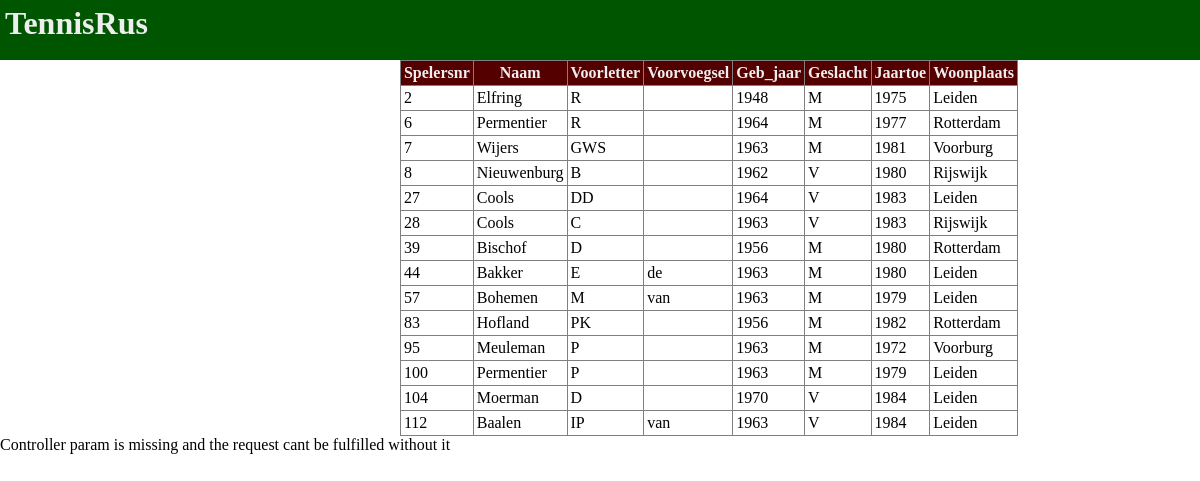
The page / on the database its author committed.
### tables this page shows
CREATE TABLE IF NOT EXISTS `spelers` (
  `spelersnr` INT NOT NULL,
  `naam` VARCHAR(25) NOT NULL,
  `voorletter` VARCHAR(3) NOT NULL,
  `voorvoegsel` VARCHAR(5) NOT NULL,
  `geb_jaar` SMALLINT NOT NULL,
  `geslacht` CHAR NOT NULL,
  `jaartoe` SMALLINT NOT NULL,
  `woonplaats` VARCHAR(25) NOT NULL,
  PRIMARY KEY (`spelersnr`),
  UNIQUE INDEX `Spelersnr_UNIQUE` (`spelersnr` ASC));

### Model/MainModel.php (called while the page is built)
<?php
class MainModel {
    function __construct() {
        $this->DataHandler = new DataHandler(DB_HOST, DB_NAME, DB_USERNAME, DB_PASS, DB_TYPE);
        $this->HtmlElements = new HtmlElements();
    }
    public function selectAll() {
        $data = $this->DataHandler->readData(
            "SELECT *
            FROM spelers"
        );
        return $this->HtmlElements->advancedTable($data, "content_table", [1,0,0]);
    }
}
 ?>

### Controller/Controller_main.php (called while the page is built)
<?php
class Controller_main {
    function __construct() {
        $this->TemplatingSystem = new TemplatingSystem("view/templates/default.tpl");
        $this->MainModel = new MainModel();
    }
    public function mydefault() {
        $main = file_get_contents("view/partials/main.html");
        $mainData = $this->MainModel->selectAll();
        $this->TemplatingSystem->setTemplateData("main", $main);
        $this->TemplatingSystem->setTemplateData("mainData", $mainData);
        $this->TemplatingSystem->setTemplateData("appdir", APP_DIR);
        return $this->TemplatingSystem->getParsedTemplate();
    }
}
 ?>

### Router/Router-v2.3.php (called while the page is built, shortened)
<?php
class Router {
    Private $controller;
    Private $ctrlName;
    Private $method;
    Private $params;
    Public  $filteredPackets;
    Public  $error;
    Public  $errorMessage;
    Public  $fallBackCtrl;
    function __construct ($rootUrl = "/", $fallBackCtrl = NULL) {
        $rootUrl = count(explode("/", $rootUrl));
        $this->rootUrl = $rootUrl;
        $url = $_SERVER['REQUEST_URI'];
        $this->packets = explode("/", $url);
        $this->filteredPackets = array_slice($this->packets, $this->rootUrl);
        $this->error = NULL;
        $this->errorMessage = NULL;
        $this->fallBackCtrl = $fallBackCtrl;
    }
    public function run() {
        if ($result = $this->determineDestination()) {
            return $result;
        }
    }
    private function determineDestination() {
        $filteredPackets = $this->filteredPackets;
        $this->ctrlName  = array_shift($filteredPackets);
        $this->method    = array_shift($filteredPackets);
        $this->params    = $filteredPackets;
        if ($this->errorChecking()) {
            return $this->sendToDestination();
        } else if ($this->fallBackCtrl) {
            $oldErrorMessage = $this->errorMessage;
            $oldErrorCode = $this->error;
            $this->ctrlName = $this->fallBackCtrl;
            $this->method = NULL;
            $this->params = NULL;
            if ($this->errorChecking()) {
                return $this->sendToDestination();
            } else {
                $this->errorMessage = "[firstError] => " . $oldErrorMessage . " [fallbackError] => " . $this->errorMessage;
                $this->error = $oldErrorCode;
                return FALSE;
            }
        }
    }
    private function errorChecking() {
        $ctrlName = $this->ctrlName;
        $method   = $this->method;
        if ($ctrlName) {
            $ctrlNameFull = "Controller_$ctrlName";
        } else {
            $this->error = "E1";
            $this->errorMessage = "Controller param is missing and the request cant be fulfilled without it";
            return FALSE;
        }
        $ctrlPath = "Controller/$ctrlNameFull.php";
        if (class_exists($ctrlNameFull)) {
            $this->controller = new $ctrlNameFull;
        } else {
            $this->error = "E3";
            $this->errorMessage = "Controller class is missing";
            return FALSE;
        }
        if (!$method) {
            $this->method = "mydefault";
        }
        if (!method_exists($this->controller, $method) ) {
            $this->method = "mydefault";
        }
        return TRUE;
    }
    private function sendToDestination() {
        $controller = $this->controller;
        $method     = $this->method;
        $params     = $this->params;
        if (isset($params[0]) && $params[0]) {
            return $controller->$method($params);
        } else {
            return $controller->$method();
        }
    }
}
?>

### Model/DataHandler-v5.0.php (called while the page is built, shortened)
<?php
    require_once "DataHandler/DB_Essentials.php";
    class DataHandler extends DB_Functions {
        public function __construct(string $host, string $database, string $username, string $password, string $dbtype = "mysql") {
            try {
                $this->pdo = new PDO("$dbtype:host=$host;dbname=$database;charset=utf8mb4", $username, $password, [
                    PDO::MYSQL_ATTR_INIT_COMMAND => "SET NAMES 'utf8mb4'",
                    PDO::ATTR_ERRMODE => PDO::ERRMODE_EXCEPTION,
                    PDO::ATTR_DEFAULT_FETCH_MODE => PDO::FETCH_ASSOC,
                ]);
            } catch(PDOexeption $e) {
                $this->showError("Error: " . $e->getMessage());
            }
        }
    }
?>

### Model/DataHandler/DB_Essentials.php (called while the page is built, shortened)
<?php
class DB_Essentials {
    public function readData(string $sql, array $bindings = [], bool $multiple = true) {
        $sth = $this->pdo->prepare($sql);
        $sth->execute($bindings);
        if($multiple) {
            return $sth->fetchAll();
        } else {
            return $sth->fetch();
        }
    }
}
?>

### Model/HtmlElements-v2.0.php (the view, shortened to what this page needs)
<?php
Class HtmlElements {
    public function advancedTable(array $dataArray2d, string $tablename, array $option, array $extraColumnsArray = NULL, string $specialColumnName = NULL) {
        if (!empty($extraColumnsArray) ) {
            $extraLength = count($extraColumnsArray[0]);
        } else {
            $extraLength = 0;
        }
        $border = "";
        $width = "";
        if ($option[0] == "1") {
            $border = "border='1'";
        }
        $head = "<thead class='$tablename--thead'>";
            foreach ($dataArray2d as $key => $value) {
                $row = "<tr class='$tablename--tr'>";
                    foreach ($value as $columnName => $v) {
                        $columnName[0] = strToUpper($columnName[0]);
                        $row .= "<th class='$tablename--th'>" . $columnName . "</th>";
                    }
                $row .= "</tr>";
                $head .= $row;
                break;
            }
        $head .= "</thead>";
        $body = "<tbody class='$tablename--tbody'>";
            foreach ($dataArray2d as $key => $value) {
                $row = "<tr class='$tablename--tr'>";
                    foreach ($value as $k => $v) {
                        $row .= "<td class='$tablename--td'>" . $value[$k] . "</td>";
                    }
                $row  .= "</tr>";
                $body .= $row;
            }
        $body .= "</tbody>";
        $table = "<table $border $width class='$tablename' id='$tablename'>";
        $table .= $head;
        $table .= $body;
        $table .= "</table>";
        return $table;
    }
}
?>

### index.php (shortened to what this page needs)
<?php
$Router = new Router(APP_DIR, 'main');
$echo = $Router->run('main');
echo $echo;
?>

### view/css/grid-v1.3.1.css (style rules this page uses)
.row::after { content: ""; clear: both; display: table; }
* { box-sizing: border-box; }
[class*="col-"] { float: left; }
.col-xs-12 { width: 100%; }
@media only screen and (min-width: 768px) { .col-m-4 { width: 33.33%; } }
@media only screen and (min-width: 768px) { .col-m-8 { width: 66.66%; } }

### view/css/master.css (style rules this page uses)
html, body { margin: 0; width: 100%; }
.header { margin-top: 0px; background-color: #050; height: 60px; }
.header h1 { margin: 0px; padding: 5px; color: #eee; }
.content_table { border-collapse: collapse; }
.content_table th, .content_table td { padding: 3px; }
.content_table th { background-color: #500; color: #eee; }

### rows shown on the page
spelers: spelersnr "2", naam "Elfring", voorletter "R", geb_jaar "1948", geslacht "M", jaartoe "1975", woonplaats "Leiden"
spelers: spelersnr "6", naam "Permentier", voorletter "R", geb_jaar "1964", geslacht "M", jaartoe "1977", woonplaats "Rotterdam"
spelers: spelersnr "7", naam "Wijers", voorletter "GWS", geb_jaar "1963", geslacht "M", jaartoe "1981", woonplaats "Voorburg"
spelers: spelersnr "8", naam "Nieuwenburg", voorletter "B", geb_jaar "1962", geslacht "V", jaartoe "1980", woonplaats "Rijswijk"
spelers: spelersnr "27", naam "Cools", voorletter "DD", geb_jaar "1964", geslacht "V", jaartoe "1983", woonplaats "Leiden"
spelers: spelersnr "28", naam "Cools", voorletter "C", geb_jaar "1963", geslacht "V", jaartoe "1983", woonplaats "Rijswijk"
spelers: spelersnr "39", naam "Bischof", voorletter "D", geb_jaar "1956", geslacht "M", jaartoe "1980", woonplaats "Rotterdam"
spelers: spelersnr "44", naam "Bakker", voorletter "E", voorvoegsel "de", geb_jaar "1963", geslacht "M", jaartoe "1980", woonplaats "Leiden"
spelers: spelersnr "57", naam "Bohemen", voorletter "M", voorvoegsel "van", geb_jaar "1963", geslacht "M", jaartoe "1979", woonplaats "Leiden"
spelers: spelersnr "83", naam "Hofland", voorletter "PK", geb_jaar "1956", geslacht "M", jaartoe "1982", woonplaats "Rotterdam"
spelers: spelersnr "95", naam "Meuleman", voorletter "P", geb_jaar "1963", geslacht "M", jaartoe "1972", woonplaats "Voorburg"
spelers: spelersnr "100", naam "Permentier", voorletter "P", geb_jaar "1963", geslacht "M", jaartoe "1979", woonplaats "Leiden"
spelers: spelersnr "104", naam "Moerman", voorletter "D", geb_jaar "1970", geslacht "V", jaartoe "1984", woonplaats "Leiden"
spelers: spelersnr "112", naam "Baalen", voorletter "IP", voorvoegsel "van", geb_jaar "1963", geslacht "V", jaartoe "1984", woonplaats "Leiden"

### other values the page prints
$columnName "Spelersnr"
$columnName "Naam"
$columnName "Voorletter"
$columnName "Voorvoegsel"
$columnName "Geb_jaar"
$columnName "Geslacht"
$columnName "Jaartoe"
$columnName "Woonplaats"
